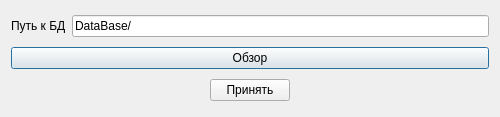
<?xml version="1.0" encoding="UTF-8"?>
<ui version="4.0">
 <class>SettingsWindow</class>
 <widget class="QDialog" name="SettingsWindow">
  <property name="geometry">
   <rect>
    <x>0</x>
    <y>0</y>
    <width>500</width>
    <height>117</height>
   </rect>
  </property>
  <property name="windowTitle">
   <string>Настройки</string>
  </property>
  <layout class="QVBoxLayout" name="verticalLayout">
   <item>
    <layout class="QHBoxLayout" name="horizontalLayout">
     <item>
      <widget class="QLabel" name="label">
       <property name="text">
        <string>Путь к БД</string>
       </property>
      </widget>
     </item>
     <item>
      <widget class="QLineEdit" name="lineEdit">
       <property name="text">
        <string>DataBase/</string>
       </property>
      </widget>
     </item>
    </layout>
   </item>
   <item>
    <widget class="QPushButton" name="pushButton_2">
     <property name="text">
      <string>Обзор</string>
     </property>
    </widget>
   </item>
   <item>
    <layout class="QHBoxLayout" name="horizontalLayout_2">
     <item>
      <spacer name="horizontalSpacer_2">
       <property name="orientation">
        <enum>Qt::Horizontal</enum>
       </property>
       <property name="sizeHint" stdset="0">
        <size>
         <width>40</width>
         <height>20</height>
        </size>
       </property>
      </spacer>
     </item>
     <item>
      <widget class="QPushButton" name="pushButton">
       <property name="text">
        <string>Принять</string>
       </property>
      </widget>
     </item>
     <item>
      <spacer name="horizontalSpacer">
       <property name="orientation">
        <enum>Qt::Horizontal</enum>
       </property>
       <property name="sizeHint" stdset="0">
        <size>
         <width>40</width>
         <height>20</height>
        </size>
       </property>
      </spacer>
     </item>
    </layout>
   </item>
  </layout>
 </widget>
 <resources/>
 <connections/>
</ui>
